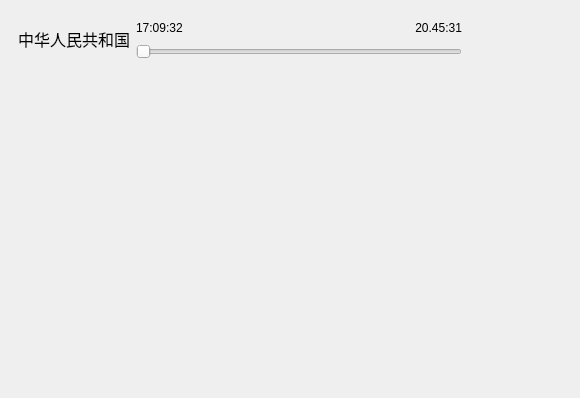
<?xml version="1.0" encoding="UTF-8"?>
<ui version="4.0">
 <class>MapForm</class>
 <widget class="QWidget" name="MapForm">
  <property name="geometry">
   <rect>
    <x>0</x>
    <y>0</y>
    <width>580</width>
    <height>398</height>
   </rect>
  </property>
  <property name="windowTitle">
   <string>Form</string>
  </property>
  <layout class="QHBoxLayout" name="horizontalLayout">
   <property name="spacing">
    <number>0</number>
   </property>
   <property name="leftMargin">
    <number>0</number>
   </property>
   <property name="topMargin">
    <number>0</number>
   </property>
   <property name="rightMargin">
    <number>0</number>
   </property>
   <property name="bottomMargin">
    <number>0</number>
   </property>
   <item>
    <widget class="EncMapWidget" name="mapWidget" native="true">
     <layout class="QVBoxLayout" name="verticalLayout_2">
      <item>
       <widget class="QWidget" name="widget" native="true">
        <property name="styleSheet">
         <string notr="true">*{
	border-image: url(:/destop/dia_bg.png);
    border-radius: 5px;
}</string>
        </property>
        <layout class="QHBoxLayout" name="horizontalLayout_4">
         <item>
          <widget class="QLabel" name="lbTaskTitle">
           <property name="font">
            <font>
             <pointsize>12</pointsize>
            </font>
           </property>
           <property name="styleSheet">
            <string notr="true">*{
border-image:none;
}
</string>
           </property>
           <property name="text">
            <string>中华人民共和国</string>
           </property>
          </widget>
         </item>
         <item>
          <layout class="QVBoxLayout" name="verticalLayout">
           <item>
            <layout class="QHBoxLayout" name="horizontalLayout_3">
             <item>
              <widget class="QLabel" name="lbStart">
               <property name="styleSheet">
                <string notr="true">border-image:none;</string>
               </property>
               <property name="text">
                <string>17:09:32</string>
               </property>
              </widget>
             </item>
             <item>
              <spacer name="horizontalSpacer_2">
               <property name="orientation">
                <enum>Qt::Horizontal</enum>
               </property>
               <property name="sizeHint" stdset="0">
                <size>
                 <width>40</width>
                 <height>20</height>
                </size>
               </property>
              </spacer>
             </item>
             <item>
              <widget class="QLabel" name="lbEnd">
               <property name="styleSheet">
                <string notr="true">border-image:none;</string>
               </property>
               <property name="text">
                <string>20.45:31</string>
               </property>
               <property name="alignment">
                <set>Qt::AlignRight|Qt::AlignTrailing|Qt::AlignVCenter</set>
               </property>
              </widget>
             </item>
            </layout>
           </item>
           <item>
            <widget class="QSlider" name="slider">
             <property name="styleSheet">
              <string notr="true">border-image:none;</string>
             </property>
             <property name="pageStep">
              <number>1</number>
             </property>
             <property name="orientation">
              <enum>Qt::Horizontal</enum>
             </property>
            </widget>
           </item>
          </layout>
         </item>
         <item>
          <layout class="QHBoxLayout" name="horizontalLayout_2">
           <property name="leftMargin">
            <number>6</number>
           </property>
           <property name="rightMargin">
            <number>6</number>
           </property>
           <item>
            <widget class="QPushButton" name="btnStart">
             <property name="minimumSize">
              <size>
               <width>25</width>
               <height>25</height>
              </size>
             </property>
             <property name="maximumSize">
              <size>
               <width>25</width>
               <height>25</height>
              </size>
             </property>
             <property name="styleSheet">
              <string notr="true">border-image: url(:/destop/start.png);</string>
             </property>
             <property name="text">
              <string/>
             </property>
            </widget>
           </item>
           <item>
            <widget class="QPushButton" name="btnStop">
             <property name="minimumSize">
              <size>
               <width>20</width>
               <height>20</height>
              </size>
             </property>
             <property name="maximumSize">
              <size>
               <width>20</width>
               <height>20</height>
              </size>
             </property>
             <property name="styleSheet">
              <string notr="true">border:none;
border-image: url(:/destop/stop.png);</string>
             </property>
             <property name="text">
              <string/>
             </property>
            </widget>
           </item>
           <item>
            <widget class="QPushButton" name="btnFastforward">
             <property name="minimumSize">
              <size>
               <width>25</width>
               <height>25</height>
              </size>
             </property>
             <property name="maximumSize">
              <size>
               <width>25</width>
               <height>25</height>
              </size>
             </property>
             <property name="styleSheet">
              <string notr="true">border-image: url(:/destop/icons/Fastforward.png);
</string>
             </property>
             <property name="text">
              <string/>
             </property>
            </widget>
           </item>
          </layout>
         </item>
        </layout>
       </widget>
      </item>
      <item>
       <spacer name="verticalSpacer">
        <property name="orientation">
         <enum>Qt::Vertical</enum>
        </property>
        <property name="sizeHint" stdset="0">
         <size>
          <width>20</width>
          <height>40</height>
         </size>
        </property>
       </spacer>
      </item>
     </layout>
    </widget>
   </item>
  </layout>
 </widget>
 <customwidgets>
  <customwidget>
   <class>EncMapWidget</class>
   <extends>QWidget</extends>
   <header location="global">EncMapWidget.h</header>
   <container>1</container>
  </customwidget>
 </customwidgets>
 <resources/>
 <connections/>
</ui>
